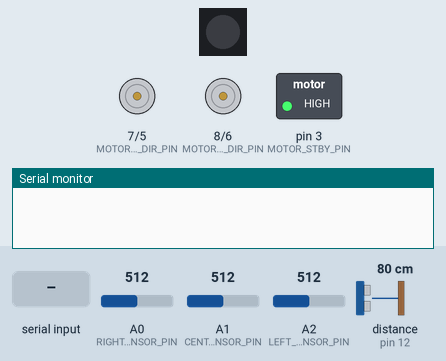
This sketch was run on a simulated Arduino Uno, built with avr-gcc and run on an emulated ATmega328P. Parts: 1 RGB LEDs in strip order, left to right, direction and speed pins drawn as motors (green arrow = direction pin HIGH = forward, orange = LOW = backward, longer = more drive, stopped while the standby pin is LOW), switched loads named in the sketch (green lamp = pin HIGH), the last lines printed to the serial monitor. The inputs (shaded band) are chosen by the test bench; at power-on: distance to the obstacle (sensor on pin 12) 80 cm, A0 (RIGHT_SENSOR_PIN) = 512, A1 (CENTER_SENSOR_PIN) = 512, A2 (LEFT_SENSOR_PIN) = 512. The echo pulse lasts 58.3 µs per cm; dim RGB values are drawn brighter than linear; pins used as bus, display or sensor lines are not drawn.

Above: at 0.9 s.
1.0 s: "}" received over Serial
At 2.3 s:
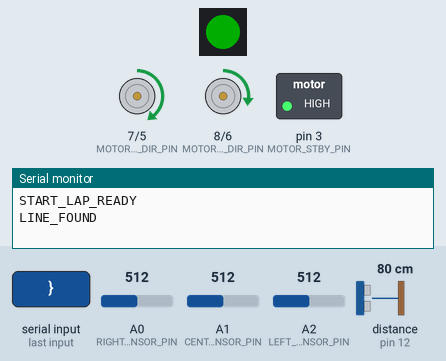
3.1 s: distance to the obstacle (sensor on pin 12) set to 11 cm
4.6 s: distance to the obstacle (sensor on pin 12) set to 8 cm
At 5.8 s:
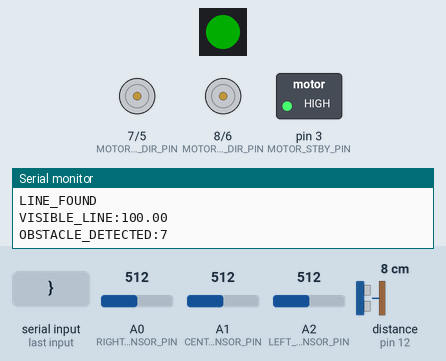
Timing chart, 0 to 7.6 s (numbered marks = the images above; inputs shaded):
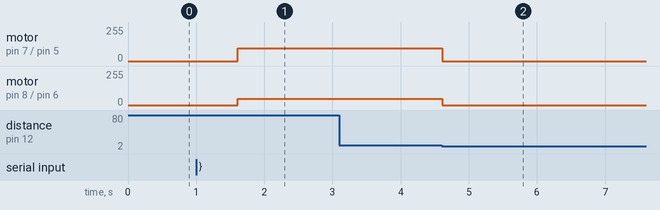

Measured:
- the behaviour switches between 10 and 9 cm on distance to the obstacle (sensor on pin 12) (found by bisection; images 1 and 2)
- after the input at 1.0 s, motor on pin 7 (MOTOR_A_DIR_PIN) / pin 5 (MOTOR_A_SPEED_PIN): stopped → forward 95/255 after 0.61 s; motor on pin 8 (MOTOR_B_DIR_PIN) / pin 6 (MOTOR_B_SPEED_PIN): stopped → forward 47/255 after 0.61 s
- after the input at 3.1 s, every drawn part: stays the same
- after the input at 4.6 s, motor on pin 7 (MOTOR_A_DIR_PIN) / pin 5 (MOTOR_A_SPEED_PIN): forward 95/255 → stopped at once; motor on pin 8 (MOTOR_B_DIR_PIN) / pin 6 (MOTOR_B_SPEED_PIN): forward 47/255 → stopped at once

The sketch:

arduino.ino
```cpp
#include <FastLED.h>

#define TRIG_PIN 13
#define ECHO_PIN 12
#define LEFT_SENSOR_PIN A2
#define CENTER_SENSOR_PIN A1
#define RIGHT_SENSOR_PIN A0
#define PIN_RBGLED 4
#define NUM_LEDS 1
#define LED_BRIGHTNESS 50
#define MOTOR_STBY_PIN 3
#define MOTOR_A_DIR_PIN 7
#define MOTOR_A_SPEED_PIN 5
#define MOTOR_B_DIR_PIN 8
#define MOTOR_B_SPEED_PIN 6

CRGB leds[NUM_LEDS];

const int baseSpeed = 95;
const int lineThresholdMin = 300; // 600-700 in lab
const int lineThresholdMax = 700; // 900 in lab
const int stopDistanceCm = 8;
const int loopDelayMs = 50;
const int searchTimeoutMs = 5000;

int leftSensor, centerSensor, rightSensor;
bool lineDetected = false;
bool canStart = false;
bool lapStartSent = false;
bool isSearching = false;
bool searchInitSent = false;
long obstacleDistance;
unsigned long searchStartTime = 0;
int lastKnownDirection = 0;

// Line visibility tracking
unsigned long totalReadings = 0;
unsigned long lineDetectedReadings = 0;

uint32_t Color(uint8_t r, uint8_t g, uint8_t b) {
  return (((uint32_t)r << 16) | ((uint32_t)g << 8) | b);
}

void readSensors() {
    leftSensor = analogRead(LEFT_SENSOR_PIN);
    centerSensor = analogRead(CENTER_SENSOR_PIN);
    rightSensor = analogRead(RIGHT_SENSOR_PIN);

    bool previousLineState = lineDetected;
    lineDetected = (leftSensor > lineThresholdMin) ||
                   (centerSensor > lineThresholdMin) ||
                   (rightSensor > lineThresholdMin);

    // Track statistics
    totalReadings++;
    if (lineDetected) {
        lineDetectedReadings++;
        if (leftSensor > lineThresholdMin) lastKnownDirection = -1;
        else if (rightSensor > lineThresholdMin) lastKnownDirection = 1;
        else lastKnownDirection = 0;
    }

    if (lineDetected) {
        FastLED.showColor(Color(0, 255, 0));
    } else {
        FastLED.showColor(Color(255, 0, 0));
    }

    if (previousLineState && !lineDetected) {
        Serial.println("LINE_LOST");
        isSearching = true;
        searchStartTime = millis();
        searchInitSent = false;
    } else if (!previousLineState && lineDetected) {
        if (isSearching && searchInitSent) {
            Serial.println("STOP_LINE_SEARCH");
        }
        Serial.println("LINE_FOUND");
        isSearching = false;
        searchInitSent = false;
    }
}

void followLine() {
  int leftSpeed, rightSpeed;

  if (centerSensor > lineThresholdMax) {
    leftSpeed = baseSpeed;
    rightSpeed = baseSpeed;
  }
  else if (leftSensor > lineThresholdMax) {
    leftSpeed = baseSpeed;
    rightSpeed = baseSpeed * 0.2;
  }
  else if (rightSensor > lineThresholdMax) {
    leftSpeed = baseSpeed * 0.2;
    rightSpeed = baseSpeed;
  }
  else if (leftSensor > lineThresholdMin && centerSensor > lineThresholdMin) {
    leftSpeed = baseSpeed;
    rightSpeed = baseSpeed * 0.5;
  }
  else if (rightSensor > lineThresholdMin && centerSensor > lineThresholdMin) {
    leftSpeed = baseSpeed * 0.5;
    rightSpeed = baseSpeed;
  }
  else if (leftSensor > lineThresholdMin) {
    leftSpeed = baseSpeed;
    rightSpeed = baseSpeed * 0.3;
  }
  else if (rightSensor > lineThresholdMin) {
    leftSpeed = baseSpeed * 0.3;
    rightSpeed = baseSpeed;
  }
  else {
    leftSpeed = baseSpeed * 0.6;
    rightSpeed = baseSpeed * 0.6;
  }

  digitalWrite(MOTOR_A_DIR_PIN, HIGH);
  digitalWrite(MOTOR_B_DIR_PIN, HIGH);
  analogWrite(MOTOR_A_SPEED_PIN, constrain(leftSpeed, 0, 255));
  analogWrite(MOTOR_B_SPEED_PIN, constrain(rightSpeed, 0, 255));
}

void searchLine() {
    if (!searchInitSent) {
        Serial.println("INIT_LINE_SEARCH");
        searchInitSent = true;
    }

    int searchSpeed = baseSpeed * 0.5;

    if (lastKnownDirection < 0) {
        digitalWrite(MOTOR_A_DIR_PIN, HIGH);
        digitalWrite(MOTOR_B_DIR_PIN, HIGH);
        analogWrite(MOTOR_A_SPEED_PIN, searchSpeed);
        analogWrite(MOTOR_B_SPEED_PIN, 0);
    } else {
        digitalWrite(MOTOR_A_DIR_PIN, HIGH);
        digitalWrite(MOTOR_B_DIR_PIN, HIGH);
        analogWrite(MOTOR_A_SPEED_PIN, 0);
        analogWrite(MOTOR_B_SPEED_PIN, searchSpeed);
    }
}

void stopMotors() {
    analogWrite(MOTOR_A_SPEED_PIN, 0);
    analogWrite(MOTOR_B_SPEED_PIN, 0);
}

long getDistance() {
    digitalWrite(TRIG_PIN, LOW);
    delayMicroseconds(2);
    digitalWrite(TRIG_PIN, HIGH);
    delayMicroseconds(10);
    digitalWrite(TRIG_PIN, LOW);

    long duration = pulseIn(ECHO_PIN, HIGH, 50000);
    long distance = duration * 0.034 / 2;

    return distance;
}

void setup() {
    Serial.begin(9600);

    FastLED.addLeds<NEOPIXEL, PIN_RBGLED>(leds, NUM_LEDS);
    FastLED.setBrightness(LED_BRIGHTNESS);

    pinMode(MOTOR_STBY_PIN, OUTPUT);
    pinMode(MOTOR_A_DIR_PIN, OUTPUT);
    pinMode(MOTOR_A_SPEED_PIN, OUTPUT);
    pinMode(MOTOR_B_DIR_PIN, OUTPUT);
    pinMode(MOTOR_B_SPEED_PIN, OUTPUT);
    pinMode(TRIG_PIN, OUTPUT);
    pinMode(ECHO_PIN, INPUT);

    digitalWrite(MOTOR_STBY_PIN, HIGH);
    stopMotors();

    String sendBuff;
    while(1) {
        if (Serial.available()) {
            char c = Serial.read();
            sendBuff += c;

            if (c == '}')  {
                canStart = true;
                sendBuff = "";
                break;
            }
        }
    }

    delay(500);
}

void loop() {
    if (canStart) {
        if (!lapStartSent) {
            Serial.println("START_LAP_READY");
            lapStartSent = true;
            delay(100);
        }

        obstacleDistance = getDistance();
        readSensors();

        if (isSearching && (millis() - searchStartTime > searchTimeoutMs)) {
            stopMotors();
            Serial.println("SEARCH_TIMEOUT");
            while(1);
        }

        if (obstacleDistance > stopDistanceCm || obstacleDistance == 0) {
            if (isSearching) {
                searchLine();
            } else {
                followLine();
            }
        } else {
            stopMotors();

            // Send visibility percentage
            float visibilityPercent = (totalReadings > 0) ?
                (float)lineDetectedReadings / totalReadings * 100.0 : 0.0;
            Serial.print("VISIBLE_LINE:");
            Serial.println(visibilityPercent);
            delay(100);

            // Send obstacle with distance
            Serial.print("OBSTACLE_DETECTED:");
            Serial.println(obstacleDistance);
            while(1);
        }
    }

    delay(loopDelayMs);
}
```
